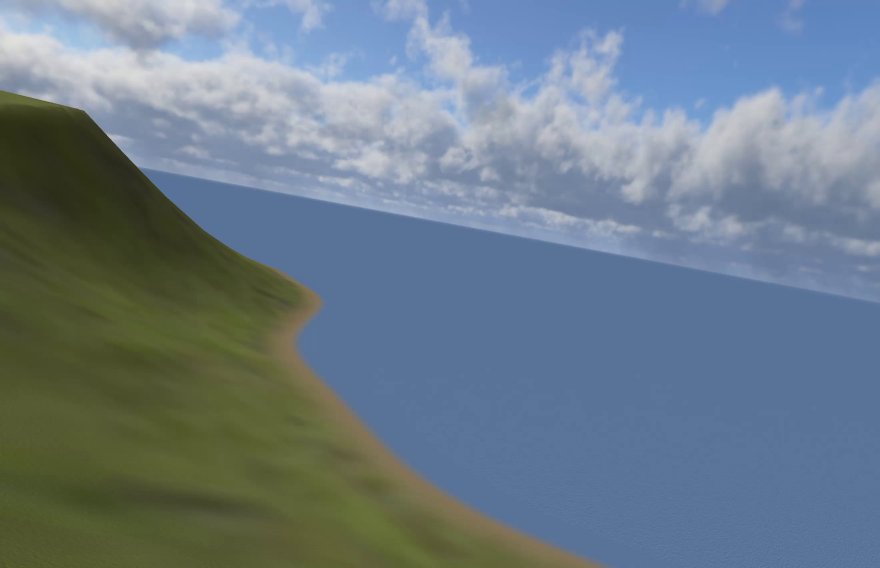
#> input picture trainingData/images/video1_0000.jpg, 2640 x 1704 px (shown at 1/3 size); its folder holds only this picture in this run
$ python variance_based_optimisation.py
#> lines starting #> are read from the running program, lines starting #| are printed output that depends on the picture
import os
import time

import cv2
import numpy as np

def find_horizon_variance():
    # Downsample the frame to reduce computation time
    scale_factor = 16
    downsampled_frame = cv2.resize(frame, (frame.shape[1] // scale_factor, frame.shape[0] // scale_factor))

    # Convert to grayscale
    # Using 32-bit float to prevent overflow or truncation errors later
    gray_frame = cv2.cvtColor(downsampled_frame, cv2.COLOR_BGR2GRAY).astype(np.float32)
    frame_height, frame_width = gray_frame.shape

    # Create the coordinate grid to search through
    y, x = np.indices((frame_height, frame_width))
    # Shift the origin to the center of the frame
    x -= frame_width // 2
    y -= frame_height // 2

    # Define the candidate lines (pitch and roll search space)
    rolls = np.linspace(-np.pi, np.pi, 36) # Every 10 degrees
    pitches = np.linspace(-frame_height//2, frame_height//2, 20) # Every 5 degrees

    # Calculate the variance for each candidate line
    best_score = float('inf') # We are looking for the min variance
    best_line = None

    for roll in rolls:
        cos_r = np.cos(roll)
        sin_r = np.sin(roll)

        for pitch in pitches:
            # The perpendicular signed distance of any point (x, y)
            # from a line defined by normal angle theta and offset d is:
            # D = xcos(theta) + ysin(theta) - d
            # therefore x*cos(roll_angle) + y*sin(roll_angle) - pitch > 0
            mask = (x * cos_r + y * sin_r - pitch) > 0

            region_A = gray_frame[mask] #1D array of pixels where mask is True
            region_B = gray_frame[~mask] #1D array of pixels where mask is False

            # Skip invalid lines that are off the screen
            if len(region_A) == 0 or len(region_B) == 0:
                continue

            # Calculate weight (proportion of pixels)
            weight_A = len(region_A) / (frame_height * frame_width)
            weight_B = len(region_B) / (frame_height * frame_width)

            # Calculate the variance of each region
            variance_A = np.var(region_A)
            variance_B = np.var(region_B)

            intra_class_variance = (weight_A * variance_A) + (weight_B * variance_B)
            if intra_class_variance < best_score:
                best_score = intra_class_variance
                best_line = (roll, pitch)

    return best_line, scale_factor


def draw_horizon_line(best_line, scale_factor):
    roll = best_line[0]
    pitch = best_line[1]
    original_pitch = pitch * scale_factor

    # Find the coords of the closest point on the line to the center of the frame
    frame_height, frame_width = frame.shape[:2]
    cx = frame_width // 2
    cy = frame_height // 2
    cos_r = np.cos(roll)
    sin_r = np.sin(roll)
    # (x0, y0) is the closest point on the horizon line relative to centre
    x0 = original_pitch * cos_r
    y0 = original_pitch * sin_r

    # Project the line to onto the frame
    length = max(frame_height, frame_width) * 2 # Guaranteed to be longer than the frame diagonal
    # Point 1: anchor point + (direction * length)
    x1 = int(cx + x0 + length * (-sin_r))
    y1 = int(cy + y0 + length * cos_r)
    # Point 2: Anchor point - (direction * length)
    x2 = int(cx + x0 - length * (-sin_r))
    y2 = int(cy + y0 - length * cos_r)

    # Draw the line on the frame
    cv2.line(frame, (x1, y1), (x2, y2), (0, 255, 0), 3)
    return frame


images_dir = "trainingData/images"
output_dir = "trainingData/horizon_lines"
os.makedirs(output_dir, exist_ok=True)

for filename in os.listdir(images_dir):
    if not filename.lower().endswith((".jpg", ".jpeg", ".png")):
        continue

    print(f"Processing {filename}...")
    frame = cv2.imread(os.path.join(images_dir, filename))
#> frame is the input picture: shape (1704, 2640, 3); mean B, G, R 137, 124.3, 107.8

    best_line, scale_factor = find_horizon_variance()
#> in find_horizon_variance, `downsampled_frame = cv2.resize(frame, (frame.shape[1] // scale_factor,..`:
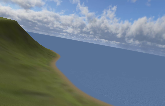
#> downsampled_frame: shape (106, 165, 3); mean B, G, R 136.9, 124.2, 107.7
#> in find_horizon_variance, `gray_frame = cv2.cvtColor(downsampled_frame, cv2.COLOR_BGR2GRAY).astyp..`:
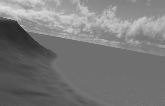
#> gray_frame: shape (106, 165) float32; min 40, max 223, mean 120.6
#> after the loop in find_horizon_variance, `for roll in rolls:`: best_line = (-1.35, 13.95); best_score = 503.9
#> best_line = (-1.35, 13.95); scale_factor = 16
    cv2.imwrite(os.path.join(output_dir, f"horizon_line_{filename}"), draw_horizon_line(best_line, scale_factor))
#> in draw_horizon_line, `roll = best_line[0]`: roll = -1.35
#> in draw_horizon_line, `pitch = best_line[1]`: pitch = 13.95
#> in draw_horizon_line, `original_pitch = pitch * scale_factor`: original_pitch = 223.2
#> in draw_horizon_line, `cos_r = np.cos(roll)`: cos_r = 0.223
#> in draw_horizon_line, `sin_r = np.sin(roll)`: sin_r = -0.975
#> in draw_horizon_line, `x0 = original_pitch * cos_r`: x0 = 49.66
#> in draw_horizon_line, `y0 = original_pitch * sin_r`: y0 = -217.6
#> in draw_horizon_line, `x1 = int(cx + x0 + length * (-sin_r))`: x1 = 6517
#> in draw_horizon_line, `y1 = int(cy + y0 + length * cos_r)`: y1 = 1809
#> in draw_horizon_line, `x2 = int(cx + x0 - length * (-sin_r))`: x2 = -3777
#> in draw_horizon_line, `y2 = int(cy + y0 - length * cos_r)`: y2 = -540

$ run again, on trainingData/images/video1_0004.jpg
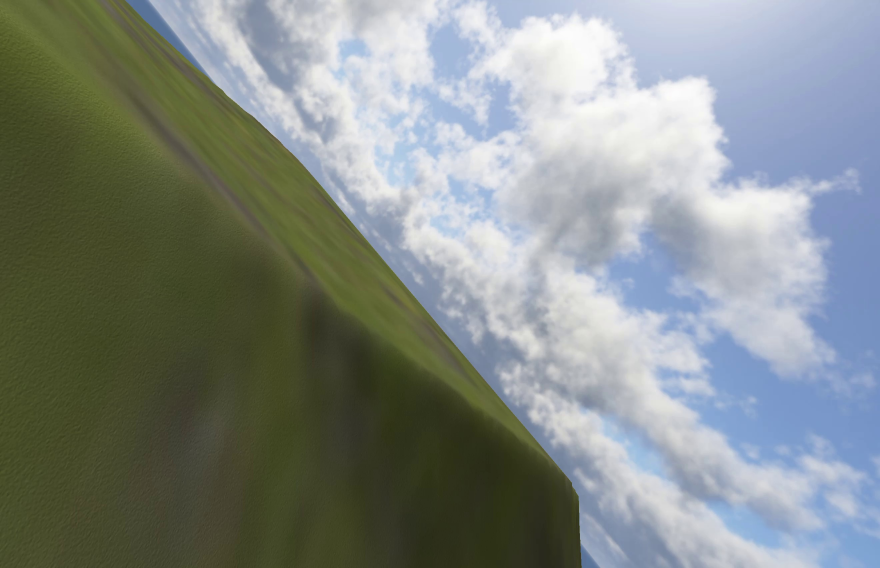
#> input picture trainingData/images/video1_0004.jpg, 2640 x 1704 px (shown at 1/3 size)
#> frame is the input picture: shape (1704, 2640, 3); mean B, G, R 134.6, 138.6, 131.2
#> in find_horizon_variance, `downsampled_frame = cv2.resize(frame, (frame.shape[1] // scale_factor,..`:
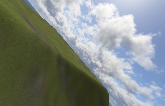
#> downsampled_frame: shape (106, 165, 3); mean B, G, R 134.4, 138.4, 131
#> in find_horizon_variance, `gray_frame = cv2.cvtColor(downsampled_frame, cv2.COLOR_BGR2GRAY).astyp..`:
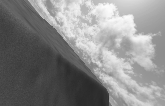
#> gray_frame: shape (106, 165) float32; min 40, max 252, mean 135.8
#> after the loop in find_horizon_variance, `for roll in rolls:`: best_line = (2.42, 2.79); best_score = 703.9
#> `best_line, scale_factor = find_horizon_variance()`: best_line = (2.42, 2.79); scale_factor = 16
#> roll = 2.42
#> pitch = 2.79
#> original_pitch = 44.63
#> cos_r = -0.753
#> sin_r = 0.658
#> x0 = -33.61
#> y0 = 29.36
#> x1 = -2187
#> y1 = -3094
#> x2 = 4760
#> y2 = 4857

$ run again, on trainingData/images/video1_0005.jpg
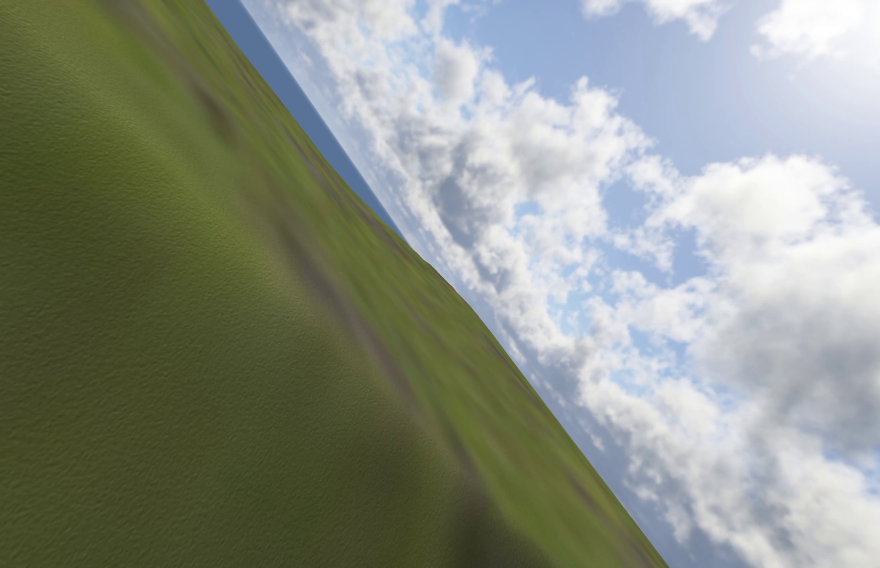
#> input picture trainingData/images/video1_0005.jpg, 2640 x 1704 px (shown at 1/3 size)
#> frame is the input picture: shape (1704, 2640, 3); mean B, G, R 131, 143.6, 137.3
#> in find_horizon_variance, `downsampled_frame = cv2.resize(frame, (frame.shape[1] // scale_factor,..`:
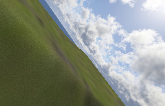
#> downsampled_frame: shape (106, 165, 3); mean B, G, R 130.9, 143.5, 137.2
#> in find_horizon_variance, `gray_frame = cv2.cvtColor(downsampled_frame, cv2.COLOR_BGR2GRAY).astyp..`:
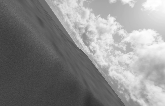
#> gray_frame: shape (106, 165) float32; min 48, max 255, mean 140.2
#> after the loop in find_horizon_variance, `for roll in rolls:`: best_line = (2.42, -2.79); best_score = 489.8
#> `best_line, scale_factor = find_horizon_variance()`: best_line = (2.42, -2.79); scale_factor = 16
#> roll = 2.42
#> pitch = -2.79
#> original_pitch = -44.63
#> cos_r = -0.753
#> sin_r = 0.658
#> x0 = 33.61
#> y0 = -29.36
#> x1 = -2120
#> y1 = -3153
#> x2 = 4827
#> y2 = 4798

$ run again, on trainingData/images/video1_0006.jpg
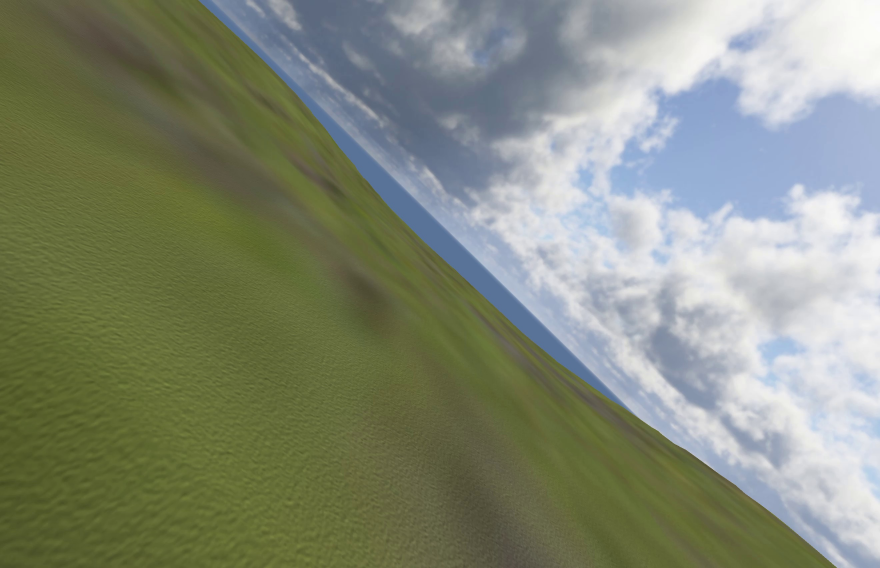
#> input picture trainingData/images/video1_0006.jpg, 2640 x 1704 px (shown at 1/3 size)
#> frame is the input picture: shape (1704, 2640, 3); mean B, G, R 119, 138, 131.3
#> in find_horizon_variance, `downsampled_frame = cv2.resize(frame, (frame.shape[1] // scale_factor,..`:
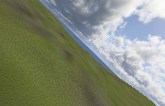
#> downsampled_frame: shape (106, 165, 3); mean B, G, R 118.8, 137.9, 131.1
#> in find_horizon_variance, `gray_frame = cv2.cvtColor(downsampled_frame, cv2.COLOR_BGR2GRAY).astyp..`:
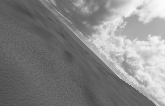
#> gray_frame: shape (106, 165) float32; min 71, max 252, mean 133.7
#> after the loop in find_horizon_variance, `for roll in rolls:`: best_line = (-0.808, 8.37); best_score = 740.4
#> `best_line, scale_factor = find_horizon_variance()`: best_line = (-0.808, 8.37); scale_factor = 16
#> roll = -0.808
#> pitch = 8.37
#> original_pitch = 133.9
#> cos_r = 0.691
#> sin_r = -0.723
#> x0 = 92.53
#> y0 = -96.78
#> x1 = 5228
#> y1 = 4404
#> x2 = -2403
#> y2 = -2893

$ run again, on trainingData/images/video1_0001.jpg
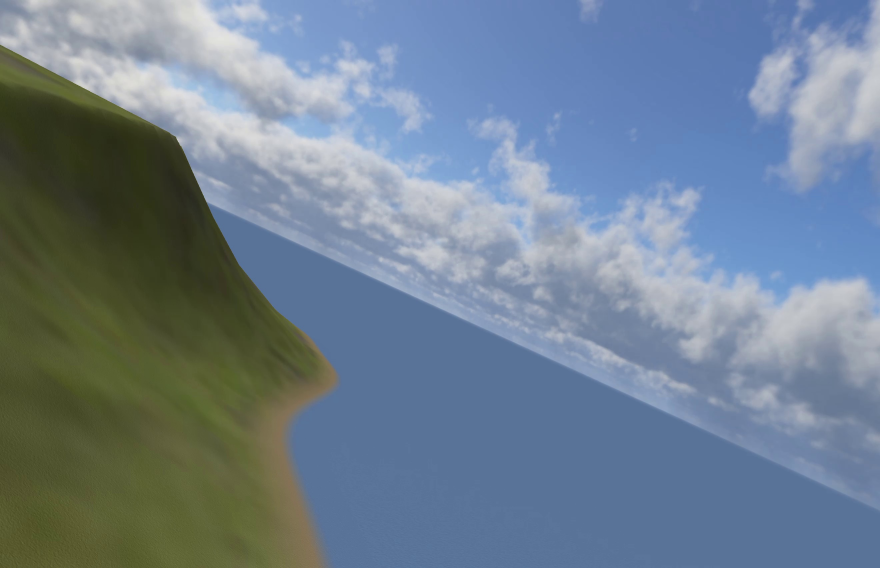
#> input picture trainingData/images/video1_0001.jpg, 2640 x 1704 px (shown at 1/3 size)
#> frame is the input picture: shape (1704, 2640, 3); mean B, G, R 144.9, 128.6, 111.7
#> in find_horizon_variance, `downsampled_frame = cv2.resize(frame, (frame.shape[1] // scale_factor,..`:
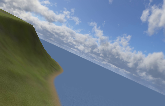
#> downsampled_frame: shape (106, 165, 3); mean B, G, R 144.8, 128.5, 111.6
#> in find_horizon_variance, `gray_frame = cv2.cvtColor(downsampled_frame, cv2.COLOR_BGR2GRAY).astyp..`:
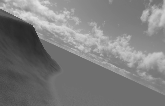
#> gray_frame: shape (106, 165) float32; min 39, max 227, mean 125.2
#> after the loop in find_horizon_variance, `for roll in rolls:`: best_line = (2.06, 2.79); best_score = 641.2
#> `best_line, scale_factor = find_horizon_variance()`: best_line = (2.06, 2.79); scale_factor = 16
#> roll = 2.06
#> pitch = 2.79
#> original_pitch = 44.63
#> cos_r = -0.474
#> sin_r = 0.881
#> x0 = -21.15
#> y0 = 39.3
#> x1 = -3350
#> y1 = -1610
#> x2 = 5948
#> y2 = 3393
